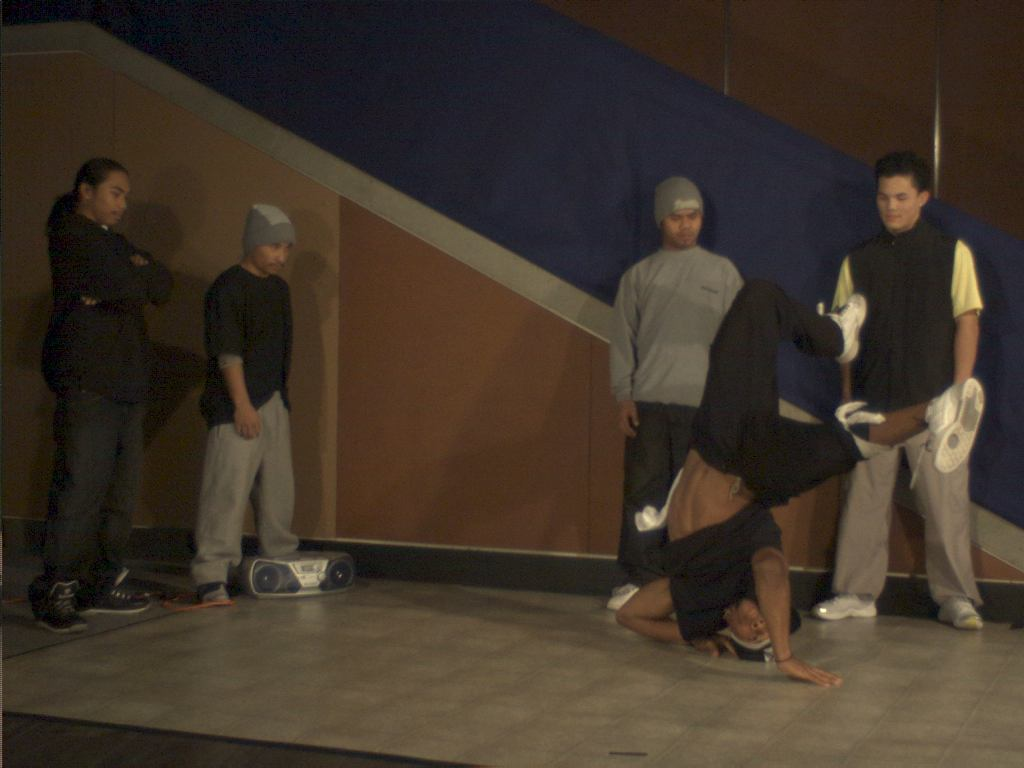
%> input picture 4.bmp, 1024 x 768 px
$ octave li8_22.m   (GNU Octave 9; MATLAB toolbox functions it lacks are replaced by stand-ins)
%> lines starting %> are read from the running program, lines starting %| are printed output that depends on the picture; in (x1, y1, x2, y2) boxes, pixels count from 0 and x2, y2 are one past the last pixel; in counts of white or black regions, pixels touching at a corner belong together; the program's own positions count from 1
 clear all;
I=imread('4.bmp');
%> I is the input picture: size 768x1024x3 uint8; mean R, G, B 63, 51.8, 41
%%I=rgb2gray(I);
subplot(2,3,1);imshow(I);
xlabel('(a)H&E图像');
%将图像的色彩空间由RGB色彩空间转换到L*a*b色彩空间
cform = makecform('srgb2lab');          %色彩空间转换
lab_I= applycform(I,cform);
%> lab_I: size 768x1024x3 uint8; mean of channels 1, 2, 3 56.7, 132, 136.4
%使用k均值聚类算法对a*b空间中的色彩进行分类
ab=double(lab_I(:,:,2:3));     %数据类型转换
nrow=size(ab,1);               %求矩阵尺寸
%> nrow = 768
ncol=size(ab,2);               %求矩阵尺寸
%> ncol = 1024
ab=reshape(ab,nrow*ncol,2);    %矩阵形状变换
ncolors=3;
%重复聚类3次，以避免局部最小值
[c_idx,c_center]=kmeans(ab,ncolors,'distance','sqEuclidean','Replicates',3);
%> c_center = [133.9 143.4; 130.2 121.7; 129.7 133.8]
%使用k均值聚类算法得到的结果对图像进行标记
pixel_labels=reshape(c_idx,nrow,ncol);         %矩阵形状改变
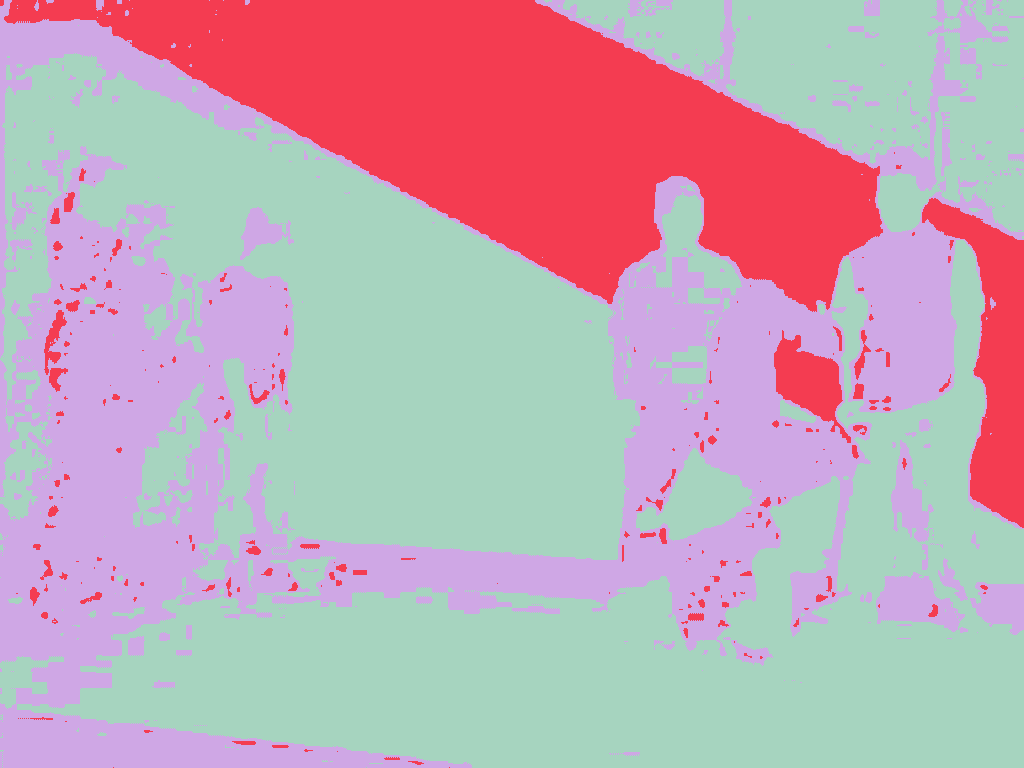
%> pixel_labels: size 768x1024 double; 3 distinct labels, from 1 to 3; one colour per label, 0 black
subplot(2,3,2);imshow(pixel_labels,[]);
xlabel('(b)使用簇索引对图像进行记');
s_image=cell(1,3);                  %元胞型数组
rgb_label=repmat(pixel_labels,[1 1 3]);      %矩阵平铺
for k=1:ncolors
    color=I;
    color(rgb_label~=k)=0;
    s_image{k}=color;
end
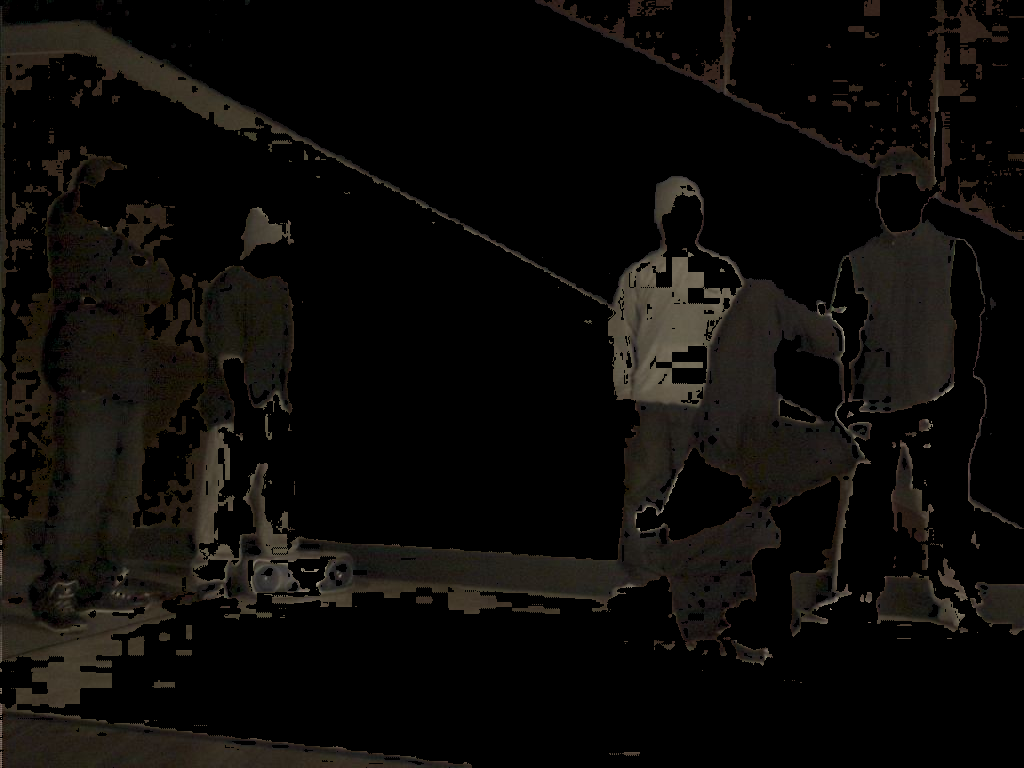
%> color: size 768x1024x3 uint8; mean R, G, B 12.4, 10.7, 8.5
%> after the loop, s_image = 3 items
subplot(2,3,3);imshow(s_image{1});
xlabel('(c)簇1中的目标');
subplot(2,3,4);imshow(s_image{2});
xlabel('(d)簇2中的目标');
subplot(2,3,5);imshow(s_image{3});
xlabel('(e)簇3中的目标');
%分割细胞核到一个分离图像
mean_c_value=mean(c_center,2);
%> mean_c_value = [138.7; 125.9; 131.8]
[tmp,idx]=sort(mean_c_value);
%> tmp = [125.9; 131.8; 138.7]; idx = [2; 3; 1]
b_c_num=idx(1);
%> b_c_num = 2
L=lab_I(:,:,1);
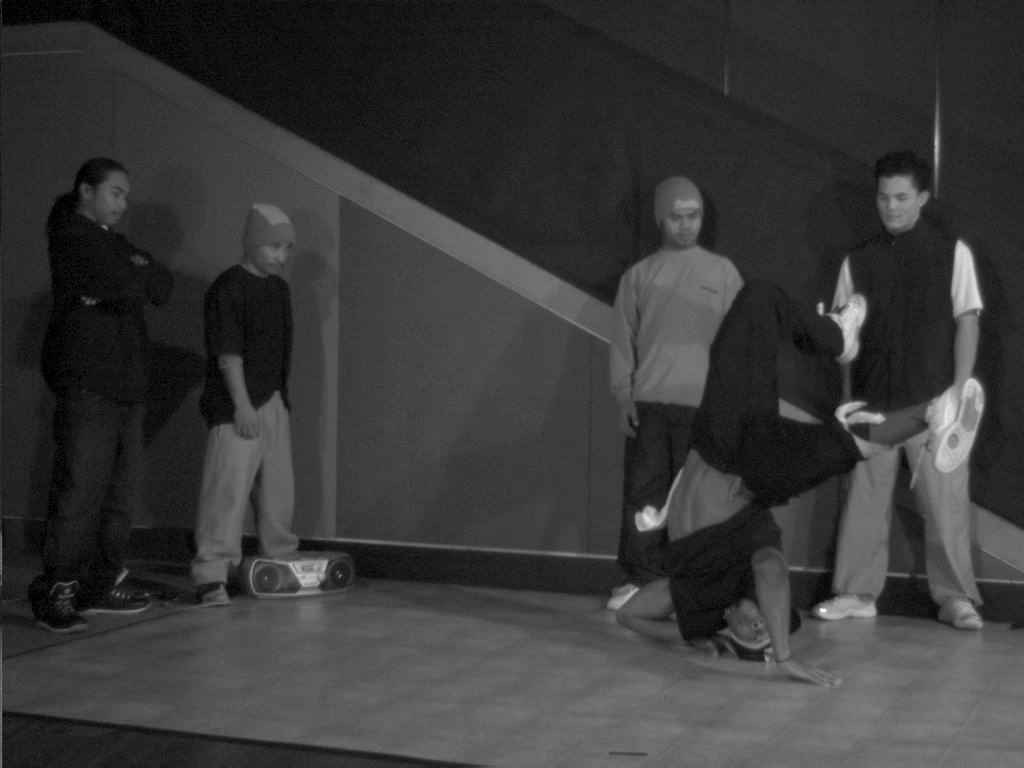
%> L: size 768x1024 uint8; min 0, max 253, mean 56.7
b_indx=find(pixel_labels==b_c_num);
%> b_indx = 150244 values from 1 to 786192
L_blue=L(b_indx);
i_l_b=im2bw(L_blue,graythresh(L_blue));   %图像黑白转换
%> i_l_b = 150244 logical values, 101225 true
%使用亮蓝色标记属于蓝色细胞核的像素
n_labels=repmat(uint8(0),[nrow,ncol]);     %矩阵平铺
n_labels(b_indx(i_l_b==false))=1;
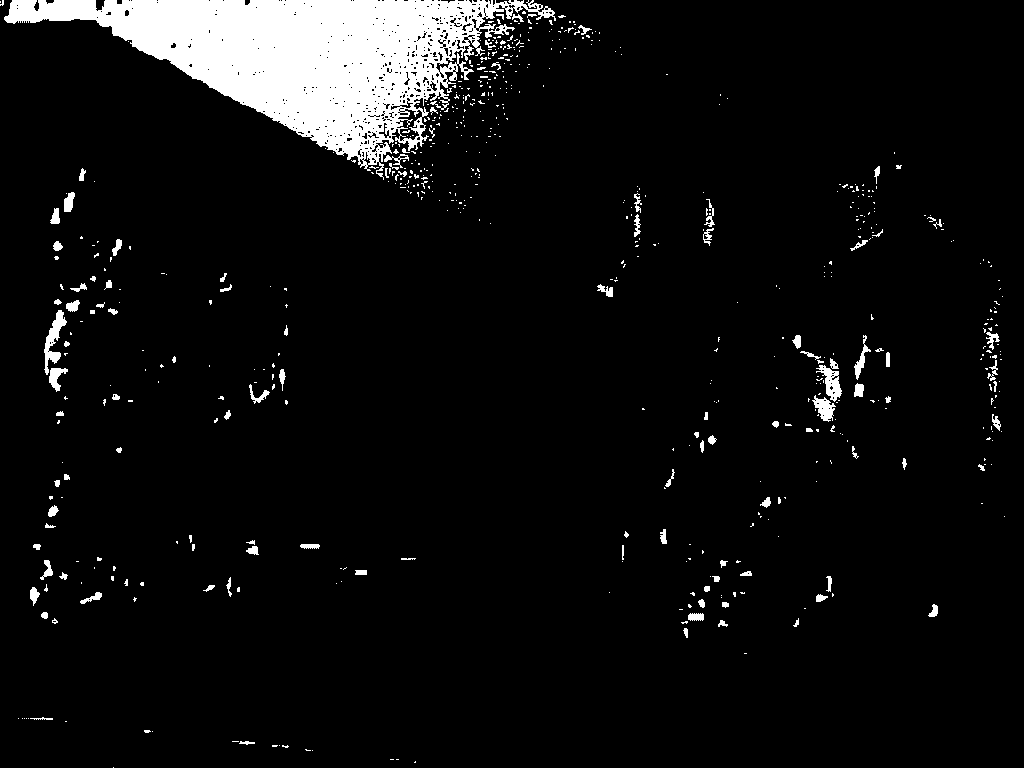
%> n_labels: size 768x1024 uint8; values 0 (black) and 1 (white), 6.2% white; 644 white regions (535 under 20 px), largest, box (x1, y1, x2, y2) and area: (4, 0, 556, 180) 39611, (44, 310, 67, 375) 563, (816, 365, 842, 402) 425
n_labels=repmat(i_l_b,[1,1,3]);            %矩阵平铺
b_n=I;
b_n(n_labels~=1)=1;
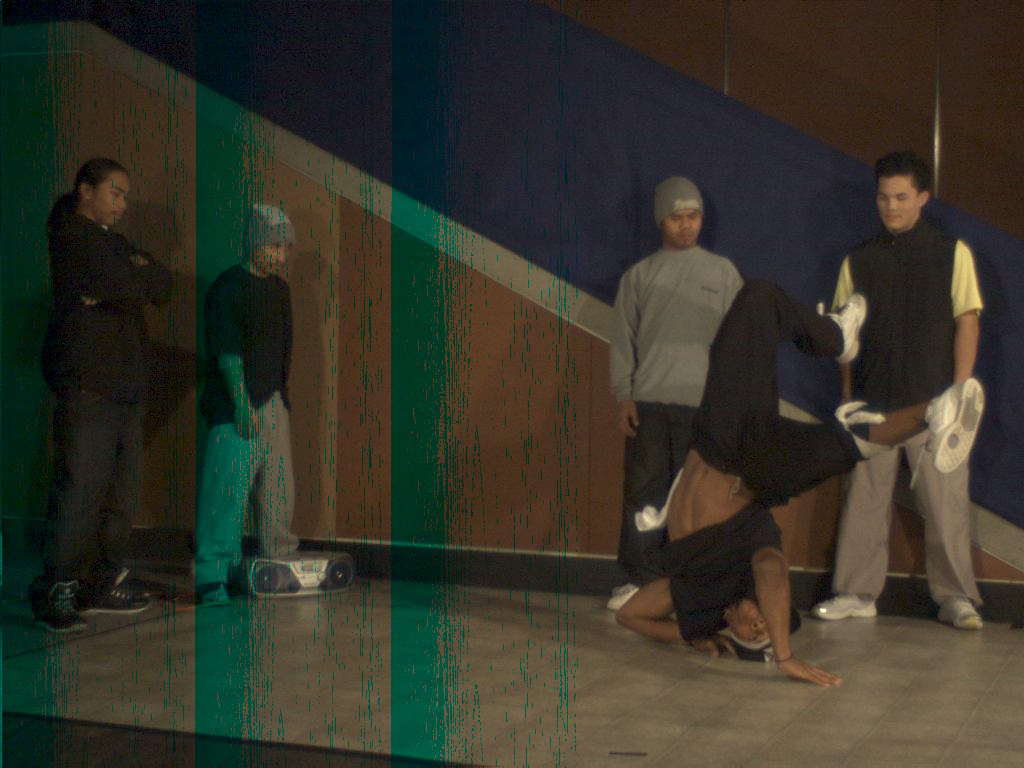
%> b_n: size 768x1024x3 uint8; 18.67% of pixels changed, all inside (x1, y1, x2, y2) = (0, 0, 580, 768)
subplot(2,3,6);imshow(b_n);
xlabel('(f)使用簇索引对图像进行标记');

$ run again, with 3.bmp copied over 4.bmp
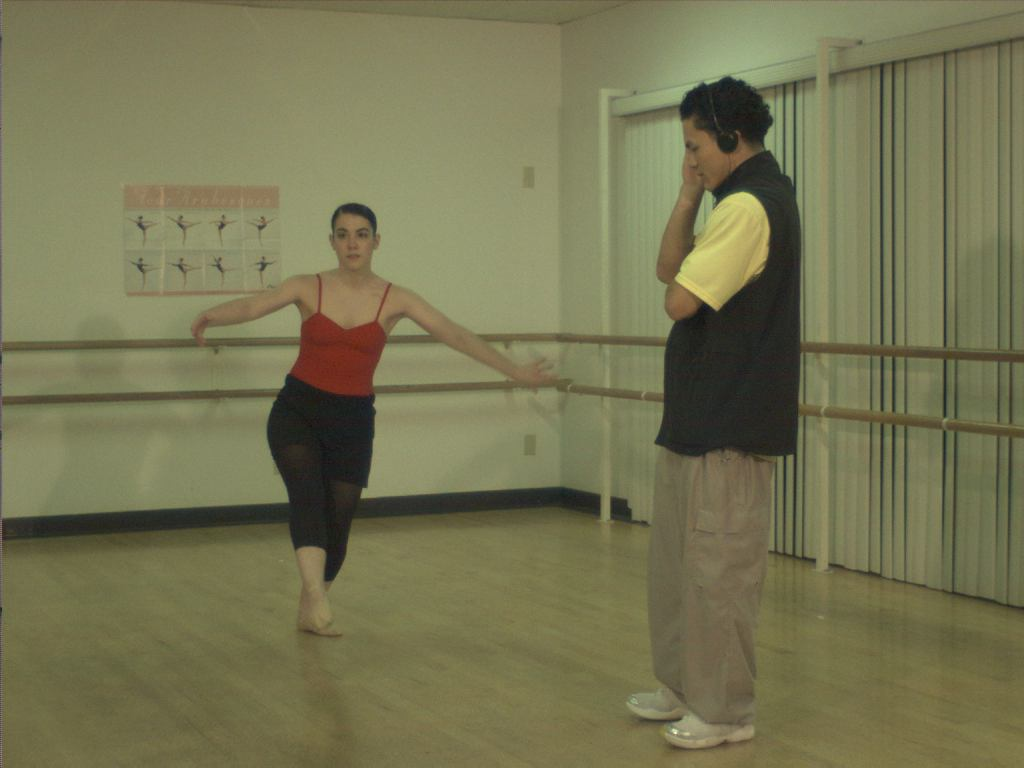
%> input picture 3.bmp, 1024 x 768 px
%> I is the input picture: size 768x1024x3 uint8; mean R, G, B 118.2, 116.6, 82.5
%> lab_I: size 768x1024x3 uint8; mean of channels 1, 2, 3 123.1, 124.4, 147.1
%> c_center = [123.9 148.4; 126.6 132.7; 153.3 150.5]
%> pixel_labels: size 768x1024 double; 3 distinct labels, from 1 to 3
%> after the loop `for k=1:ncolors`:
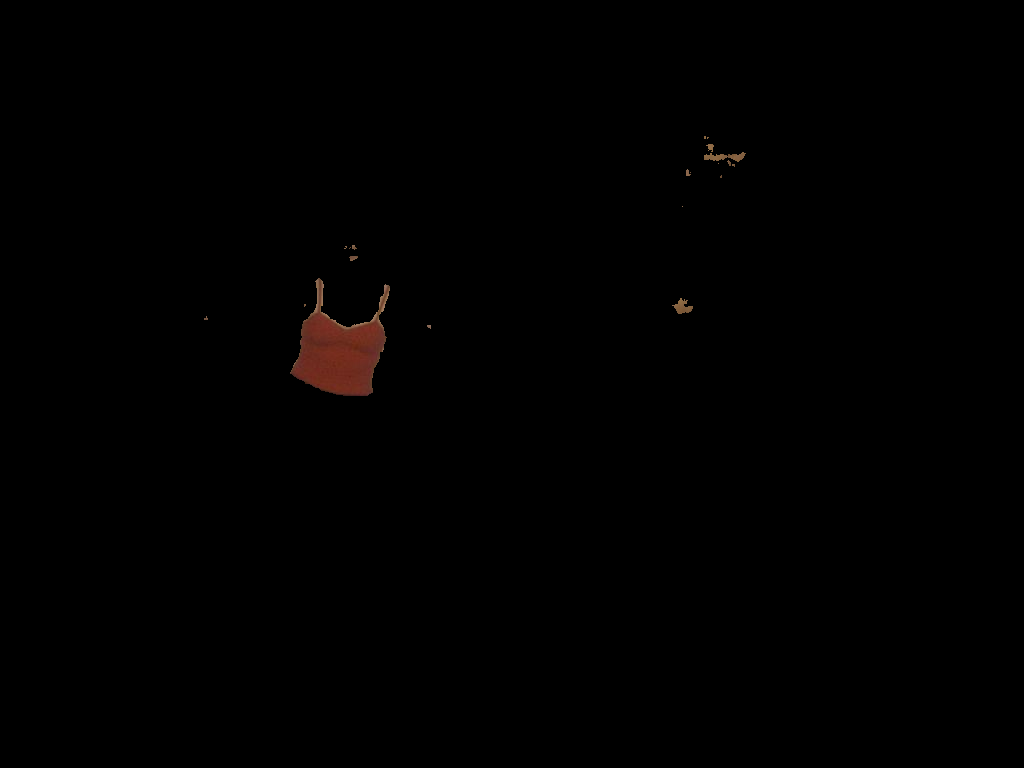
%> color: size 768x1024x3 uint8; mean R, G, B 1, 0.5, 0.3
%> after the loop `for k=1:ncolors`: s_image = 3 items
%> mean_c_value = [136.2; 129.6; 151.9]
%> tmp = [129.6; 136.2; 151.9]; idx = [2; 1; 3]
%> b_c_num = 2
%> b_indx = 69849 values from 1 to 786276
%> i_l_b = 69849 logical values, 11979 true
%> n_labels: size 768x1024 uint8; values 0 (black) and 1 (white), 7.4% white; 90 white regions (65 under 20 px), largest, box (x1, y1, x2, y2) and area: (656, 144, 801, 545) 26188, (2, 374, 600, 582) 24354, (680, 78, 772, 152) 4296
%> `b_n(n_labels~=1)=1;`:
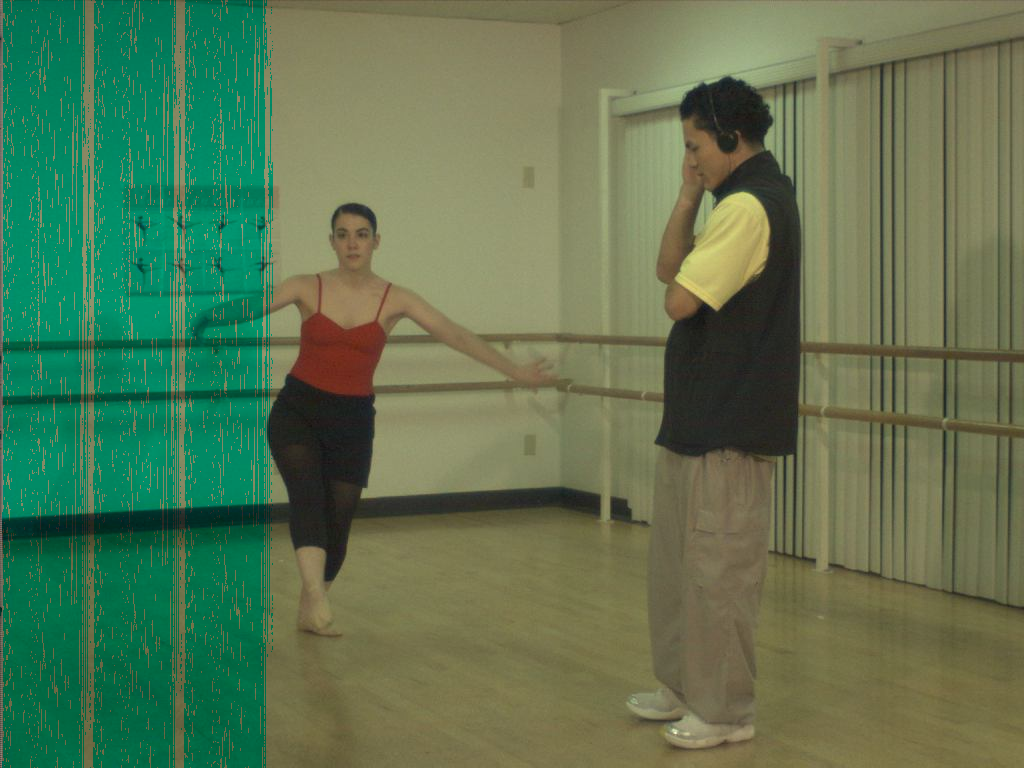
%> b_n: size 768x1024x3 uint8; mean R, G, B 91.6, 116.6, 82.5
